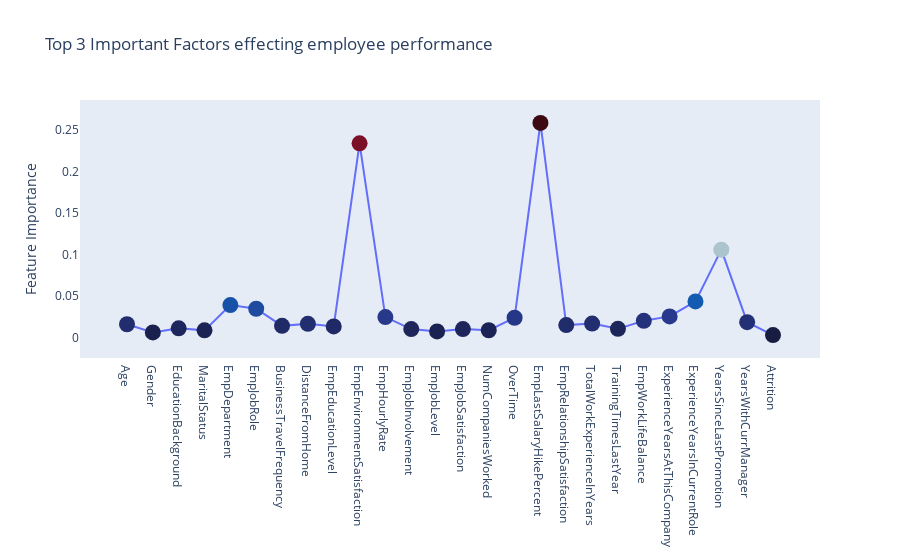

Notebook source saved alongside this figure:
### Markdown cell above
#### <span style="font-family:cursive">Now we will see Top 3 Important Factors effecting employee performance    </span>

### Code cell
# Scatter plot 
trace = go.Scatter(
    y = rf.feature_importances_,
    x = df.columns.values,
    mode='lines+markers',
    marker=dict(
        sizemode = 'area',
        sizeref = 1,
        size = 16,
        color = rf.feature_importances_,
        colorscale='balance',
        showscale=False
    ),
    text = df.columns.values
)
data = [trace]

layout= go.Layout(
    autosize= True,
    title= 'Top 3 Important Factors effecting employee performance',
    hovermode= 'closest',
     xaxis= dict(
         ticklen= 5,
         showgrid=False,
        zeroline=False,
        showline=False
     ),
    yaxis=dict(
        title= 'Feature Importance',
        showgrid=False,
        zeroline=False,
        ticklen= 5,
        gridwidth= 2
    ),
    showlegend= False
)
fig = go.Figure(data=data, layout=layout)
py.iplot(fig)

### Figure 1 — Plotly figure (JSON) as saved in the notebook; plotly's stock layout.template omitted (floating-point values rounded to 4 significant figures)
{"data": [{"marker": {"color": [0.01627, 0.006365, 0.01128, 0.008874, 0.03922, 0.03484, 0.01429, 0.01675, 0.01361, 0.2337, 0.02482, 0.01044, 0.007593, 0.0104, 0.008987, 0.02404, 0.2582, 0.01522, 0.01704, 0.01072, 0.02035, 0.02569, 0.04362, 0.1058, 0.01868, 0.003194], "colorscale": [[0, "rgb(23, 28, 66)"], [0.09091, "rgb(41, 58, 143)"], [0.1818, "rgb(11, 102, 189)"], [0.2727, "rgb(69, 144, 185)"], [0.3636, "rgb(142, 181, 194)"], [0.4545, "rgb(210, 216, 219)"], [0.5455, "rgb(230, 210, 204)"], [0.6364, "rgb(213, 157, 137)"], [0.7273, "rgb(196, 101, 72)"], [0.8182, "rgb(172, 43, 36)"], [0.9091, "rgb(120, 14, 40)"], [1, "rgb(60, 9, 17)"]], "showscale": false, "size": 16, "sizemode": "area", "sizeref": 1}, "mode": "lines+markers", "text": ["Age", "Gender", "EducationBackground", "MaritalStatus", "EmpDepartment", "EmpJobRole", "BusinessTravelFrequency", "DistanceFromHome", "EmpEducationLevel", "EmpEnvironmentSatisfaction", "EmpHourlyRate", "EmpJobInvolvement", "EmpJobLevel", "EmpJobSatisfaction", "NumCompaniesWorked", "OverTime", "EmpLastSalaryHikePercent", "EmpRelationshipSatisfaction", "TotalWorkExperienceInYears", "TrainingTimesLastYear", "EmpWorkLifeBalance", "ExperienceYearsAtThisCompany", "ExperienceYearsInCurrentRole", "YearsSinceLastPromotion", "YearsWithCurrManager", "Attrition", "PerformanceRating"], "type": "scatter", "x": ["Age", "Gender", "EducationBackground", "MaritalStatus", "EmpDepartment", "EmpJobRole", "BusinessTravelFrequency", "DistanceFromHome", "EmpEducationLevel", "EmpEnvironmentSatisfaction", "EmpHourlyRate", "EmpJobInvolvement", "EmpJobLevel", "EmpJobSatisfaction", "NumCompaniesWorked", "OverTime", "EmpLastSalaryHikePercent", "EmpRelationshipSatisfaction", "TotalWorkExperienceInYears", "TrainingTimesLastYear", "EmpWorkLifeBalance", "ExperienceYearsAtThisCompany", "ExperienceYearsInCurrentRole", "YearsSinceLastPromotion", "YearsWithCurrManager", "Attrition", "PerformanceRating"], "y": [0.01627, 0.006365, 0.01128, 0.008874, 0.03922, 0.03484, 0.01429, 0.01675, 0.01361, 0.2337, 0.02482, 0.01044, 0.007593, 0.0104, 0.008987, 0.02404, 0.2582, 0.01522, 0.01704, 0.01072, 0.02035, 0.02569, 0.04362, 0.1058, 0.01868, 0.003194]}], "layout": {"autosize": true, "hovermode": "closest", "showlegend": false, "title": {"text": "Top 3 Important Factors effecting employee performance"}, "xaxis": {"showgrid": false, "showline": false, "ticklen": 5, "zeroline": false}, "yaxis": {"gridwidth": 2, "showgrid": false, "ticklen": 5, "title": {"text": "Feature Importance"}, "zeroline": false}}}
